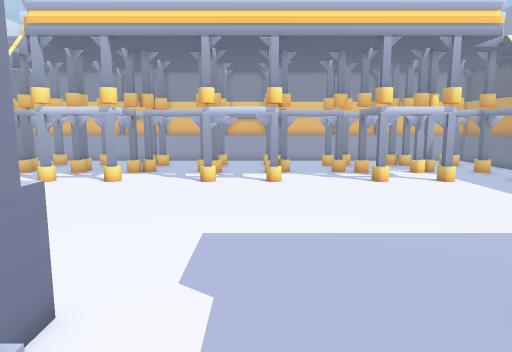
View 1 (above)

17 first-person views from a walk through a Unity game level. The camera is 1.5 m above the floor, tilts 8° down and sees 70° across. Doors are open. The floor is counted in squares, 0.5 m on a side. Each view is taken from the middle of a square. On the plan, view 1 faces up. The plan holds only what a view shows up to about 20 squares ahead; the rest is blank. The place goes on beyond the plan. The player is left out.

View 2
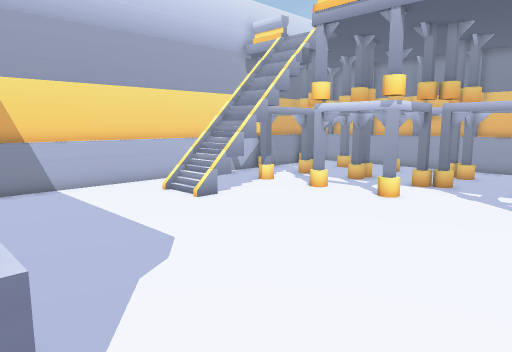

View 3
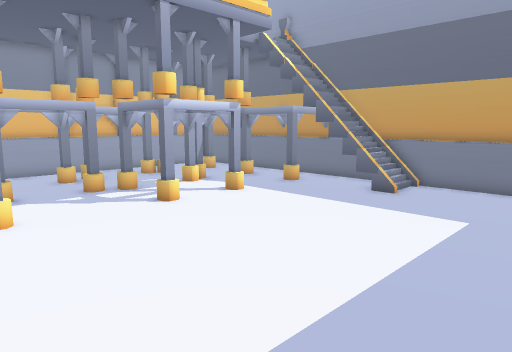

View 4
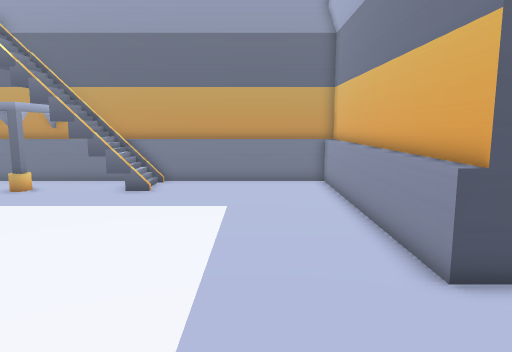

View 5
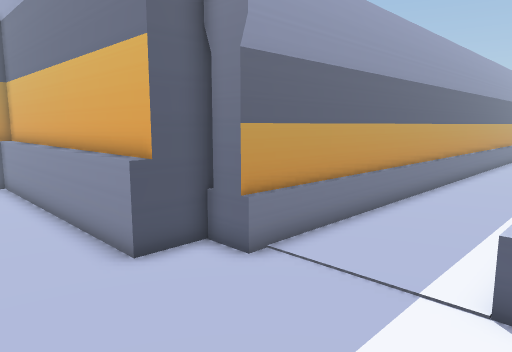

View 6
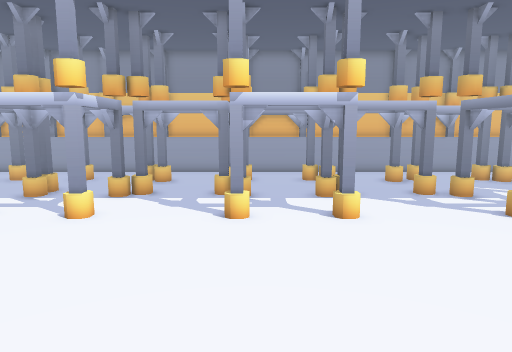

View 7
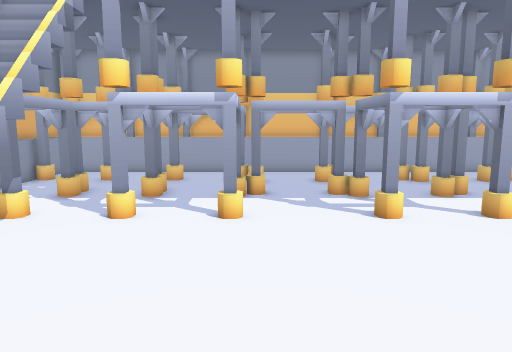

View 8
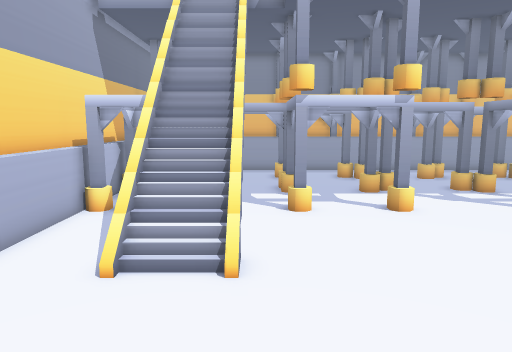

View 9
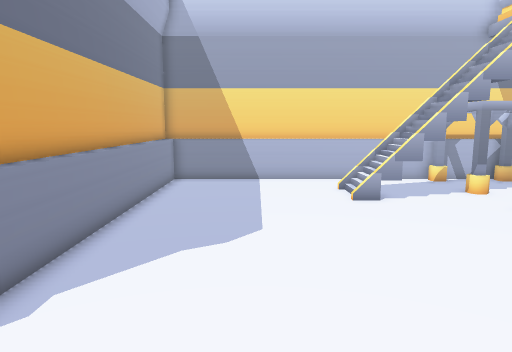

View 10
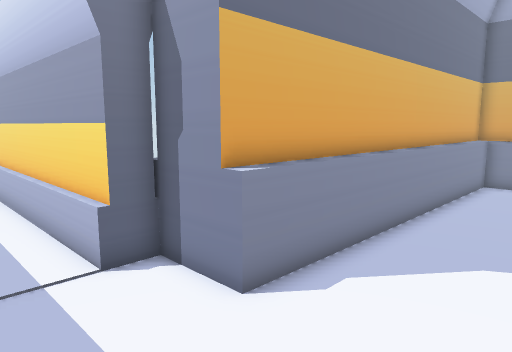

View 11
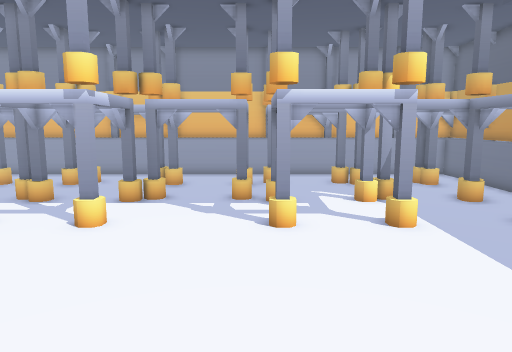

View 12
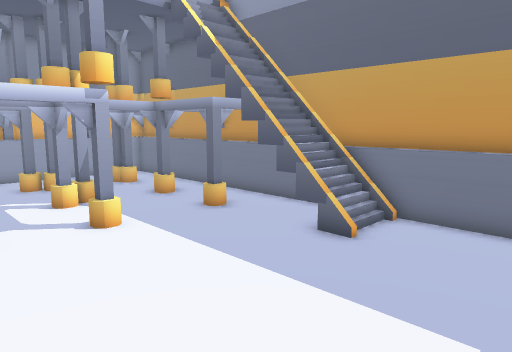

View 13
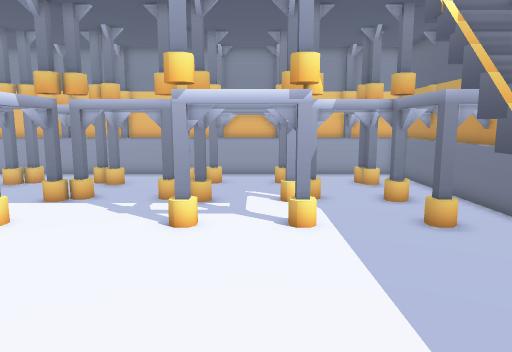

View 14
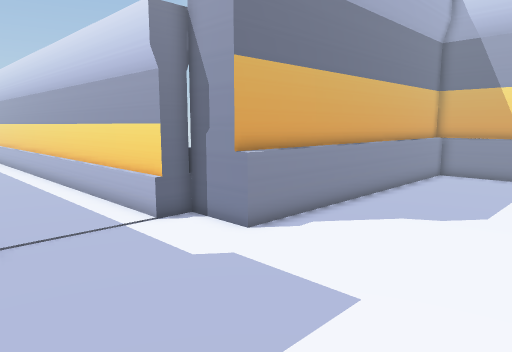

View 15
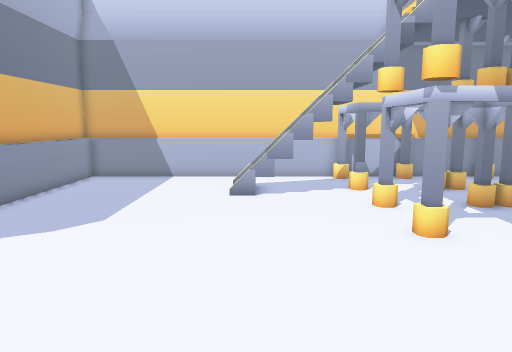

View 16
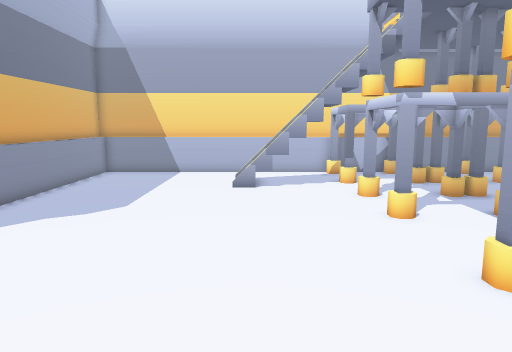

View 17
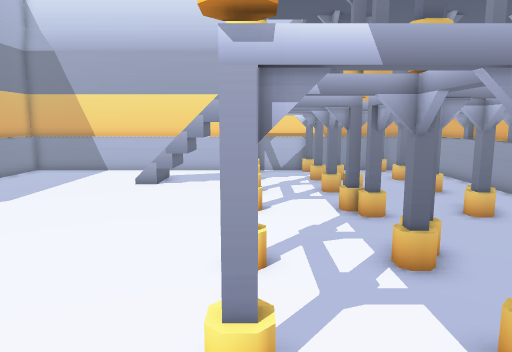

### Floor plan
Points are (right, up) in squares from view 1. A wall is a line through its corners. A room is listed if a view was taken in it or the views show most of it. See-through windows are left out.
Room 1 (views 1, 2, 3, 4, 5, 6, 7, 8, 9, 10, 11, 12, 13, 14, 15, 16, 17)
walls: (4.5, 4.9) (18, 4.9) (18, 18.2); (-2.1, 2.8) (-2.1, -8.5); (2.9, 3.3) (4.5, 3.3); (-13.3, 18.2) (-13.3, 17.6); (4.6, 3) (4.6, 5.5) (17.4, 5.5) (17.4, 14.9); (14.5, 17.5) (14.5, 18.2); (17.4, 18.1) (17.4, 27.5); (-19.1, 25.1) (-19.1, 5.5) (-3.2, 5.5) (-3.2, 2.7) (-1.8, 2.7); (-19.5, 4.9) (-3.1, 4.9); (-19.1, 27.5) (-19.1, 26.6); (3.2, -8.5) (3.2, 3.4)
low walls: (-13.3, 15.5) (-13.3, 15); (-1.8, 2.7) (-1.8, -8.5); (14.5, 14.5) (14.5, 15.5); (2.9, -8.5) (2.9, 3.3)
objects: other object (-18, 20); other object (-18, 23); other object (-16, 20) to (-15, 20); other object (-16, 23) to (-15, 24); other object (-15, 25); other object (-15, 27); other object (-12, 20) to (-11, 20); other object (-12, 24) to (-11, 25); other object (-12, 27); other object (-11, 23) to (-11, 24); other object (-8, 20); other object (-8, 23) to (-8, 24); other object (-7, 24) to (-6, 24); other object (-7, 27) to (-6, 27); other object (-4, 24) to (-3, 24); other object (-4, 27) to (-3, 27); other object (-3, 20) to (-2, 20); other object (-3, 23) to (-2, 23); other object (0, 20) to (1, 20); other object (0, 23) to (1, 24); other object (2, 24); other object (2, 27); other object (5, 24) to (6, 24); other object (5, 27); other object (7, 20); other object (7, 23) to (7, 24); other object (10, 20) to (11, 20); other object (10, 23) to (10, 24); other object (11, 24) to (12, 24); other object (11, 27) to (12, 27); other object (14, 20) to (15, 20); other object (14, 24); other object (14, 27) to (15, 27); other object (15, 23) to (15, 24)

Positions as (right, up) in squares from view 1, and headings:
1: (0, 0), facing up
2: (-1, 5), facing up-left
3: (-1, 7), facing up-right
4: (-2, 9), facing right
5: (-3, 9), facing down-right
6: (-2, 8), facing up
7: (-7, 8), facing up
8: (-13, 7), facing up
9: (1, 10), facing left
10: (1, 10), facing down-left
11: (6, 9), facing up
12: (6, 9), facing up-right
13: (9, 9), facing up
14: (4, 13), facing down-left
15: (2, 15), facing left
16: (4, 15), facing left
17: (5, 20), facing left
